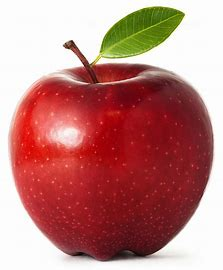
#> input picture 06_Feature_Transform/img/apple.jpg, 223 x 270 px, found by its file name
$ python a_blurexam02.py
#> lines starting #> are read from the running program, lines starting #| are printed output that depends on the picture
#이미지를 읽어서 각 RGB에 해당하는 픽셀값을 파일에 데이터를 저장한다.
import cv2
file_name= '../../img/apple.jpg'
pic=cv2.imread(file_name)
#> pic is the input picture: shape (270, 223, 3); mean B, G, R 126.6, 130.6, 190.2
h,w=pic.shape[:2]
#> h = 270; w = 223
pic=cv2.cvtColor(pic,cv2.COLOR_BGR2RGB)
RGB=['../res/R.txt','../res/G.txt','../res/B.txt']
for k in range(3):
    txt=open(RGB[k],'w')
    array=pic[:,:,k]
    for j in range(h):
        for i in range(w):
            txt.write(str(array[j,i])+' ')
        txt.write('\n')
    txt.close()
#> this loop made 3 passes
#> pass 1, `array=pic[:,:,k]`:
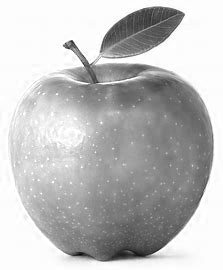
#> array: shape (270, 223); min 6, max 255, mean 190.2
#> pass 2, `array=pic[:,:,k]`:
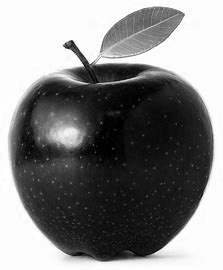
#> array: shape (270, 223); min 0, max 255, mean 130.6
#> pass 3, `array=pic[:,:,k]`:
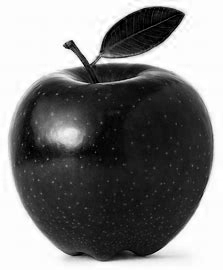
#> array: shape (270, 223); min 0, max 255, mean 126.6

$ run again, with 06_Feature_Transform/img/fly.jpg copied over 06_Feature_Transform/img/apple.jpg
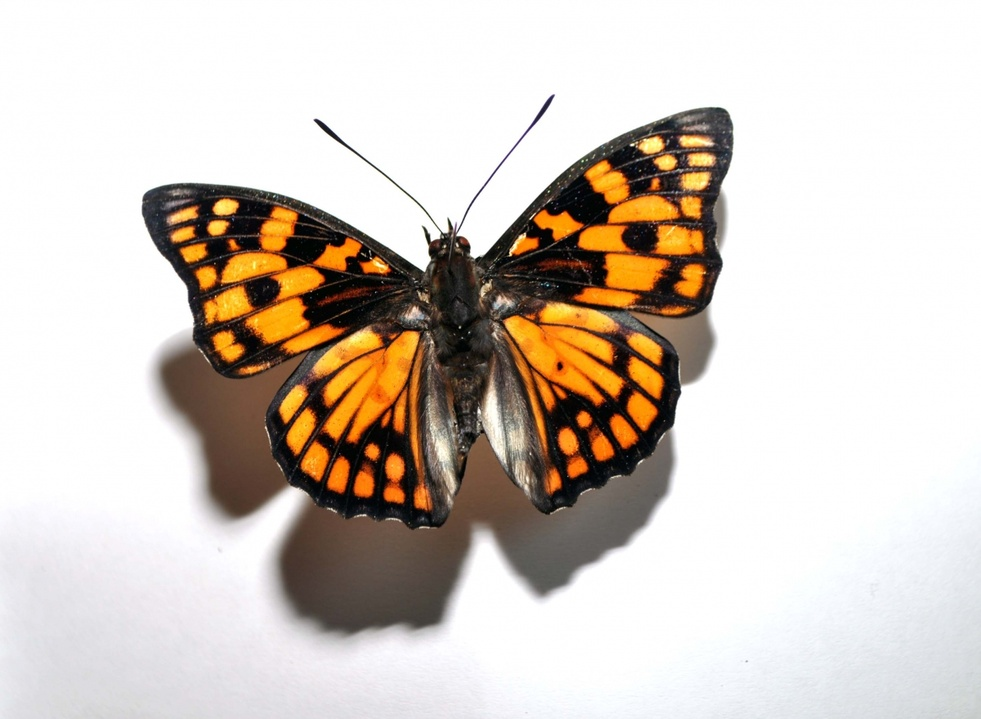
#> input picture 06_Feature_Transform/img/fly.jpg, 981 x 719 px, shrunk from 1200 x 879 before the run, found by its file name
#> pic is the input picture: shape (719, 981, 3); mean B, G, R 192.5, 201.4, 210.8
#> the loop `for k in range(3):` made 3 passes
#> pass 1, `array=pic[:,:,k]`:
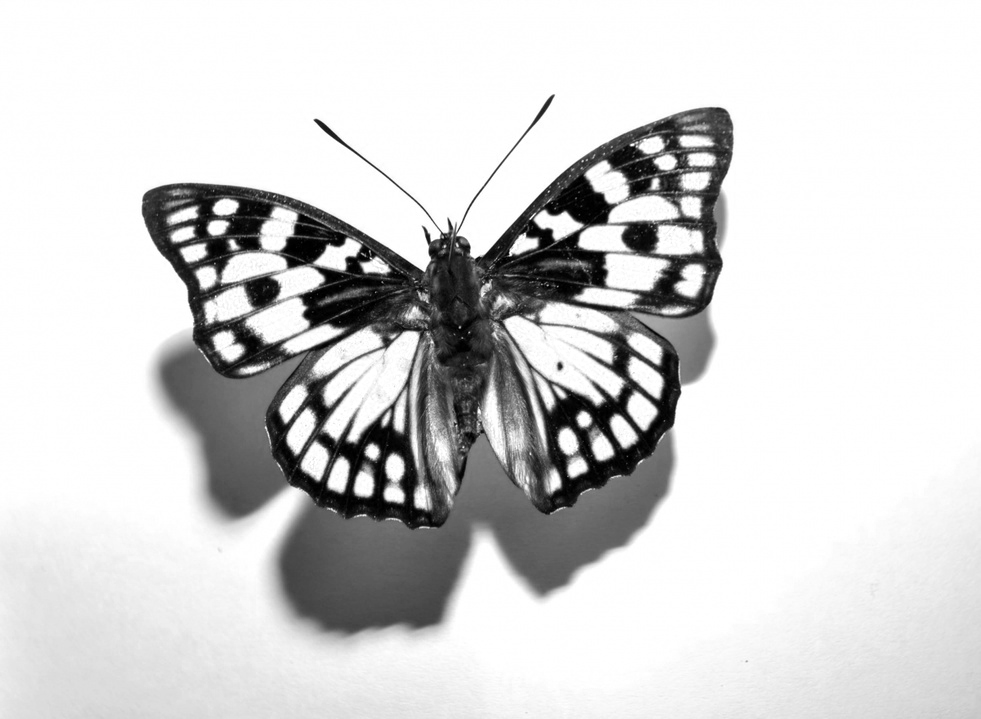
#> array: shape (719, 981); min 0, max 255, mean 210.8
#> pass 3, `array=pic[:,:,k]`:
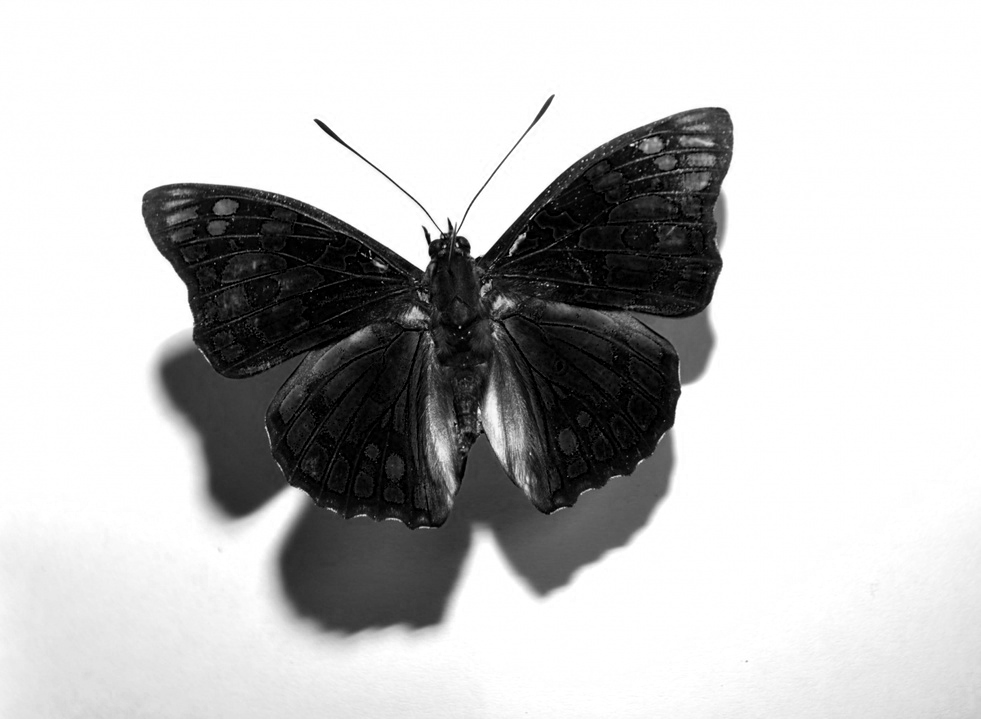
#> array: shape (719, 981); min 0, max 255, mean 192.5
